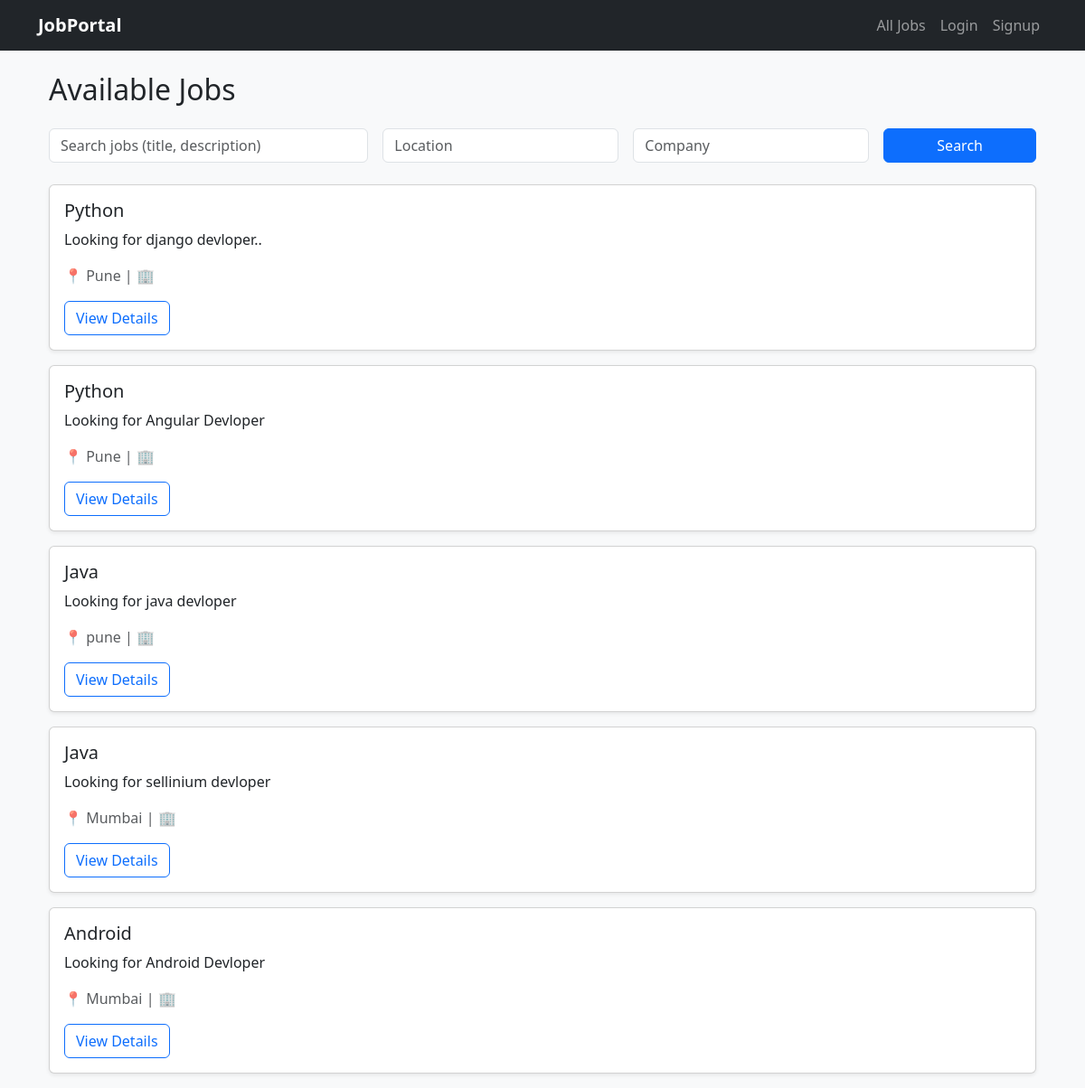
The page / on the database its author committed.
### jobs/models.py (models this page shows, shortened)
class Job(models.Model):
    JOB_TYPES = [
        ("full_time", "Full-time"),
        ("part_time", "Part-time"),
        ("internship", "Internship"),
        ("contract", "Contract"),
    ]
    WORK_MODES = [
        ("onsite", "On-site"),
        ("remote", "Remote"),
        ("hybrid", "Hybrid"),
    ]
    recruiter = models.ForeignKey(User, on_delete=models.CASCADE, related_name="jobs")
    title = models.CharField(max_length=200)
    description = models.TextField()
    company = models.CharField(max_length=200)
    location = models.CharField(max_length=100)
    salary = models.DecimalField(max_digits=10, decimal_places=2)
    job_type = models.CharField(max_length=20, choices=JOB_TYPES, default="full_time")
    work_mode = models.CharField(max_length=20, choices=WORK_MODES, default="onsite")
    openings = models.PositiveIntegerField(default=1)
    job_code = models.CharField(max_length=12, unique=True, editable=False, blank=True, default="")
    company_website = models.URLField(blank=True)
    company_description = models.TextField(blank=True)

### jobs/views.py (the view)
# urls.py: path("", job_list, name="job_list"),
def job_list(request):
    jobs = Job.objects.all()
    search = request.GET.get('search')
    location = request.GET.get('location')
    company = request.GET.get('company')
    if search:
        jobs = jobs.filter(
            Q(title__icontains=search) |
            Q(description__icontains=search)
        )
    if location:
        jobs = jobs.filter(location__icontains=location)
    if company:
        jobs = jobs.filter(company__icontains=company)
    return render(request, "jobs/job_list.html", {"jobs": jobs})

### templates/jobs/job_list.html
{% extends 'base.html' %}
{% block content %}
<div class="container mt-4">
  <h2 class="mb-4">Available Jobs</h2>
  <form method="get" class="row g-3 mb-4">
    <div class="col-md-4">
      <input type="text" name="search" class="form-control" placeholder="Search jobs (title, description)" value="{{ request.GET.search }}">
    </div>
    <div class="col-md-3">
      <input type="text" name="location" class="form-control" placeholder="Location" value="{{ request.GET.location }}">
    </div>
    <div class="col-md-3">
      <input type="text" name="company" class="form-control" placeholder="Company" value="{{ request.GET.company }}">
    </div>
    <div class="col-md-2">
      <button type="submit" class="btn btn-primary w-100">Search</button>
    </div>
  </form>
  {% for job in jobs %}
    <div class="card mb-3 shadow-sm">
      <div class="card-body">
        <h5 class="card-title">{{ job.title }}</h5>
        <p class="card-text">{{ job.description|truncatewords:20 }}</p>
        <p class="text-muted">📍 {{ job.location }} | 🏢 {{ job.company_name }}</p>
        <a href="{% url 'job_detail' job.id %}" class="btn btn-outline-primary">View Details</a>
      </div>
    </div>
  {% empty %}
    <p>No jobs found.</p>
  {% endfor %}
</div>
{% endblock %}

### templates/base.html (shortened to what this page needs)
<!DOCTYPE html>
<html lang="en">
<head>
  <link href="https://cdn.jsdelivr.net/npm/bootstrap@5.3.0/dist/css/bootstrap.min.css" rel="stylesheet">
</head>
<body class="bg-light">
<nav class="navbar navbar-expand-lg navbar-dark bg-dark">
  <div class="container">
    <a class="navbar-brand fw-bold" href="{% url 'job_list' %}">JobPortal</a>
    <div class="collapse navbar-collapse" id="navbarNav">
      <ul class="navbar-nav ms-auto">
        <li class="nav-item">
          <a class="nav-link" href="{% url 'job_list' %}">All Jobs</a>
        </li>
        {% if user.is_authenticated %}
          {% if user.role == "candidate" %}
            <li class="nav-item">
              <a class="nav-link" href="{% url 'candidate_dashboard' %}">My Applications</a>
            </li>
          {% elif user.role == "recruiter" %}
            <li class="nav-item">
              <a class="nav-link" href="{% url 'job_create' %}">Post Job</a>
            </li>
            <li class="nav-item">
              <a class="nav-link" href="{% url 'recruiter_dashboard' %}">My Jobs</a>
            </li>
          {% endif %}
          <li class="nav-item dropdown">
            <a class="nav-link dropdown-toggle" href="#" id="profileDropdown" role="button" data-bs-toggle="dropdown">
              {{ user.username }}
            </a>
            <ul class="dropdown-menu dropdown-menu-end" aria-labelledby="profileDropdown">
              <li><a class="dropdown-item" href="{% url 'profile' %}">My Profile</a></li>
              <li><hr class="dropdown-divider"></li>
              <li><a class="dropdown-item text-danger" href="{% url 'logout' %}">Logout</a></li>
            </ul>
          </li>
        {% else %}
          <li class="nav-item"><a class="nav-link" href="{% url 'login' %}">Login</a></li>
          <li class="nav-item"><a class="nav-link" href="{% url 'signup' %}">Signup</a></li>
        {% endif %}
      </ul>
    </div>
  </div>
</nav>
<div class="container mt-4">
  {% block content %}{% endblock %}
</div>
</body>
</html>

### rows shown on the page
Job: title "Python", description "Looking for django devloper..", location "Pune"
Job: title "Python", description "Looking for Angular Devloper", location "Pune"
Job: title "Java", description "Looking for java devloper", location "pune"
Job: title "Java", description "Looking for sellinium devloper", location "Mumbai"
Job: title "Android", description "Looking for Android Devloper", location "Mumbai"
